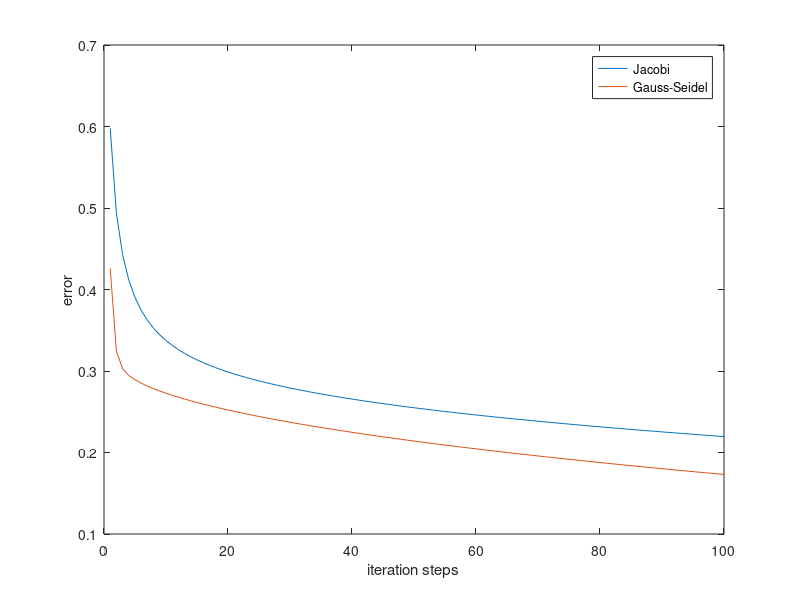

Recreate this plot in MATLAB.
m = 50;
I = speye(m);
e = ones(m,1);
T = spdiags([e -4*e e],[-1 0 1],m,m);
S = spdiags([e e],[-1 1],m,m);
A = kron(I,T)+kron(S,I);

b = rand(m*m,1);
P = diag(diag(A));
invP = diag(1./diag(A));

B = invP*(P-A);
norm(eig(B),"inf")

L=diag(diag(A)); U=eye(m*m); beta =1; alpha=1;%J
x0 = b;iter =0; x=x0; r=b-A*x0; r0 = norm(r); err = r0 ;y1=[];
while err > 10^(-4) && iter < 100
    z = L\r; z = U\z; iter = iter + 1;
    if beta == 0
        alpha = z'*r/(z'*A*z);
    end
    x=x+ alpha*z;
    r = b - A * x;
    err = norm (r) / r0;
    y1 = [y1 err];
end

L=tril(A); U=eye(m*m); beta =1; alpha=1;%G
x0 = b;iter =0; x=x0; r=b-A*x0; r0 = norm(r); err = r0 ;y2=[];
while err > 10^(-4) && iter < 100
    z = L\r; z = U\z; iter = iter + 1;
    if beta == 0
        alpha = z'*r/(z'*A*z);
    end
    x=x+ alpha*z;
    r = b - A * x;
    err = norm (r) / r0;
    y2 = [y2 err];
end
y = [y1' y2'];
plot(y)
legend('Jacobi','Gauss-Seidel')
xlabel('iteration steps')
ylabel('error')
